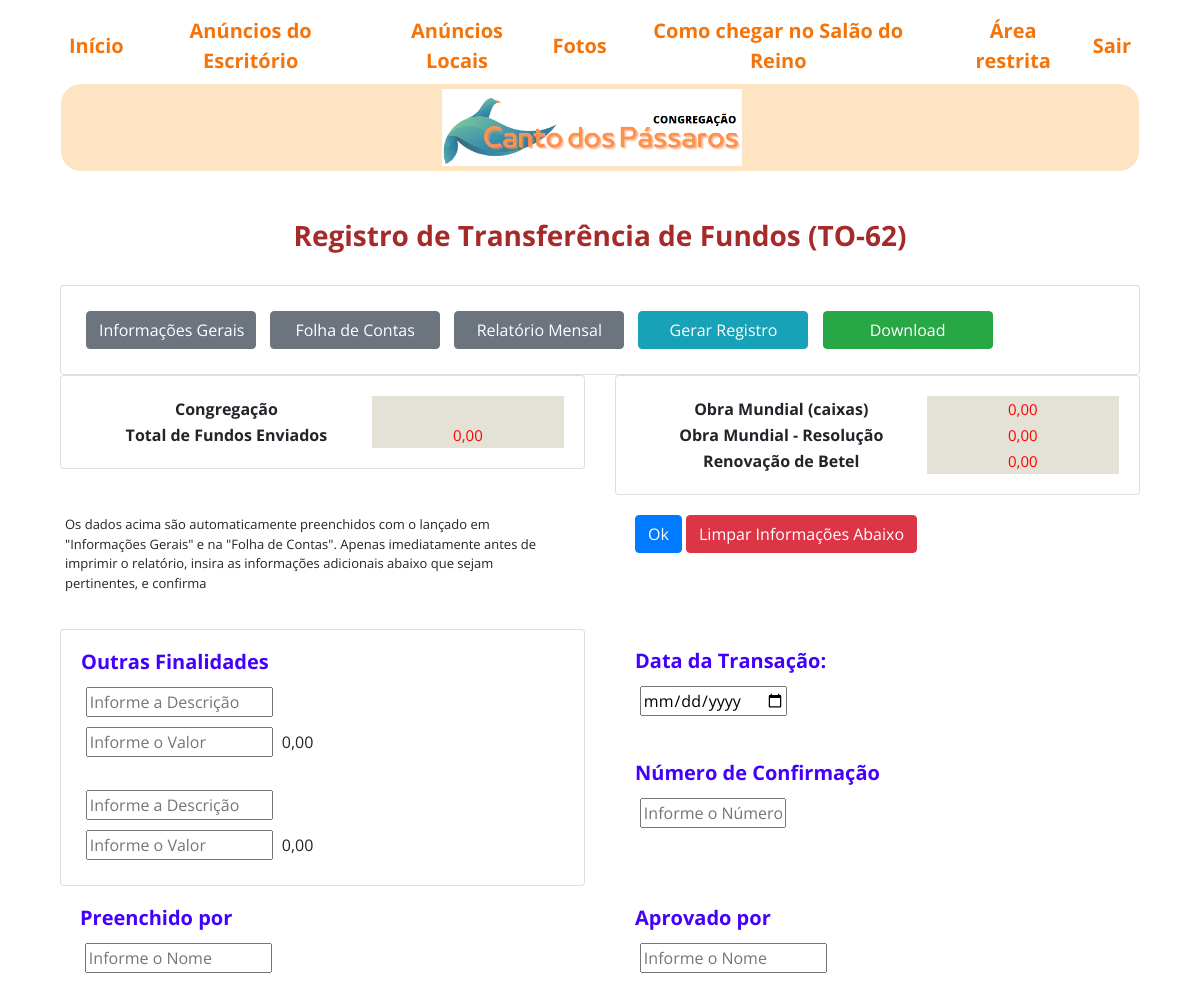
The app's page /contas/registro/ (signed in) with its own data.
### contas/models.py (models this page shows)
class Gerais(models.Model):
    congregação = models.CharField(max_length=60, blank=True, null=True)
    cidade = models.CharField(max_length=60, blank=True, null=True)
    estado = models.CharField(max_length=60, blank=True, null=True)
    mês = models.CharField(max_length=60, blank=True, null=True)
    ano = models.CharField(max_length=60, blank=True, null=True)
    data_do_Fechamento = models.DateField(blank=True, null=True,)
    saldo_Final_do_Extrato_Mensal = models.DecimalField(blank=True, null=True, max_digits = 10, decimal_places = 2)
    remessa_Enviada_para_Betel_Resolução = models.DecimalField(blank=True, null=True, max_digits = 10, decimal_places = 2)
    saldo_Final_do_Extrato_de_Betel = models.DecimalField(blank=True, null=True, max_digits = 10, decimal_places = 2)
    saldo_Final_dos_Donativos_Mês_Anterior = models.DecimalField(blank=True, null=True, max_digits = 10, decimal_places = 2)
    saldo_Final_da_Conta_Bancária_Mês_Anterior = models.DecimalField(blank=True, null=True, max_digits = 10, decimal_places = 2)
    saldo_Final_da_Conta_em_Betel_Mês_Anterior = models.DecimalField(blank=True, null=True, max_digits = 10, decimal_places = 2)

### contas/views.py (the view, shortened to what this page needs)
# urls.py: path('registro/', views.registro),
@login_required
def registro (request):
    relatório = Gerais.objects.all()
    total_CF10 = Contas.objects.filter(símbolo='CF').aggregate(Sum('donativos_Entrada'))
    total_CF20 = Contas.objects.filter(símbolo='CF').aggregate(Sum('conta_Entrada'))
    total_CF30 = Contas.objects.filter(símbolo='CF').aggregate(Sum('outra_Entrada'))
    total_CFa = total_CF10[('donativos_Entrada__sum')]
    if total_CFa:
        total_CF1 = float(total_CFa)
    else:
        total_CF1 = 0
    total_CFb = total_CF20[('conta_Entrada__sum')]
    if total_CFb:
        total_CF2 = float(total_CFb)
    else:
        total_CF2 = 0
    total_CFc = total_CF30[('outra_Entrada__sum')]
    if total_CFc:
        total_CF3 = float(total_CFc)
    else:
        total_CF3 = 0
    total_CF = total_CF1 + total_CF2 + total_CF3
    total_O10 = Contas.objects.filter(símbolo='O').aggregate(Sum('donativos_Entrada'))
    total_O20 = Contas.objects.filter(símbolo='O').aggregate(Sum('conta_Entrada'))
    total_O30 = Contas.objects.filter(símbolo='O').aggregate(Sum('outra_Entrada'))
    total_Oa = total_O10[('donativos_Entrada__sum')]
    if total_Oa:
        total_O1 = float(total_Oa)
    else:
        total_O1 = 0
    total_Ob = total_O20[('conta_Entrada__sum')]
    if total_Ob:
        total_O2 = float(total_Ob)
    else:
        total_O2 = 0
    total_Oc = total_O30[('outra_Entrada__sum')]
    if total_Oc:
        total_O3 = float(total_Oc)
    else:
        total_O3 = 0
    total_O = total_O1 + total_O2 + total_O3
    data_da_transação = request.GET.get('data')
    remessa_betel_resolução2 = Gerais.objects.values('remessa_Enviada_para_Betel_Resolução').last()
    if remessa_betel_resolução2 is None:
        remessa_betel_resolução = 0
    else:
        remessa_betel_resolução1 = remessa_betel_resolução2['remessa_Enviada_para_Betel_Resolução']
        if remessa_betel_resolução1:
            remessa_betel_resolução = float(remessa_betel_resolução1)
        else:
            remessa_betel_resolução = 0
    confirmação = request.GET.get('confirmação')
    preenchido = request.GET.get('preenchido')
    aprovado = request.GET.get('aprovado')
    finalidade1 = request.GET.get('finalidades1')
    finalidade2 = request.GET.get('finalidades2')
    valor_da_finalidade1a = request.GET.get('valor_finalidades1')
    if valor_da_finalidade1a:
        valor_da_finalidade1 = float(valor_da_finalidade1a)
    else:
        valor_da_finalidade1 = 0
    valor_da_finalidade2a = request.GET.get('valor_finalidades2')
    if valor_da_finalidade2a:
        valor_da_finalidade2 = float(valor_da_finalidade2a)
    else:
        valor_da_finalidade2 = 0
    for a in relatório:
        cong = a.congregação
    for a in relatório:
        remessa_Enviada_para_Betel_Resolução1 = a.remessa_Enviada_para_Betel_Resolução
        if remessa_Enviada_para_Betel_Resolução1:
            remessa_Enviada_para_Betel_Resolução = float(remessa_Enviada_para_Betel_Resolução1)
        else:
            remessa_Enviada_para_Betel_Resolução = 0
    total_enviados = valor_da_finalidade1 + valor_da_finalidade2 + total_O + remessa_betel_resolução + total_CF
    context = {
        'relatório': relatório,
        'data_da_transação':data_da_transação,
        'confirmação': confirmação,
        'aprovado': aprovado,
        'preenchido':preenchido,
        'finalidade1': finalidade1,
        'finalidade2': finalidade2,
        'valor_da_finalidade2': valor_da_finalidade2,
        'valor_da_finalidade1':valor_da_finalidade1,
        'total_O':total_O,
        'remessa_betel_resolução': remessa_betel_resolução,
        'total_enviados':total_enviados,
        "total_CF": total_CF
    }
    return render(request, 'cp/registro.html', context)

### designacoes/templates/cp/registro.html (shortened to what this page needs)
{% extends 'base.html' %}
{% block content %}
{% load static %}
<br>
<div class="container">
<h3 style="text-align:center;">Registro de Transferência de Fundos (TO-62)</h3>
<br>
<div class="row">
<div class="col-md-12">
  <div class="card">
    <form method="POST">
         <div class="card-body" >
                 <a id="registro_b"href="/contas/view_gerais_contas" class="btn btn-secondary" role="button" aria-pressed="true">Informações Gerais</a>
                 <a id="registro_b" href="/contas/contas"  class="btn btn-secondary">Folha de Contas</a>
                 <a id="registro_b" href="/contas/relatório_mensal" class="btn btn-secondary">Relatório Mensal</a>
                 <input id="registro_b"type="submit" class="btn btn-info" value="Gerar Registro">
                 <a id="registro_b" href="{% static 'registro_pronto.pdf' %}"class="btn btn-success" download="TO-62">Download</a>
               </div>
              </form>
      </div>
      </div>
 </div>
 <div class="row">
   <div class="col-sm-6">
     <div class="card">
       <div class="card-body" id="tabela_relatório">
         <table>
       <tbody>
         <tr>
             <th >Congregação</th>
             {% for a in relatório %}
             <td style="color:red">{{ a.congregação|default_if_none:"&nbsp;" }}</td>
             {% endfor %}
          </tr>
          <tr>
            <th >Total de Fundos Enviados</th>
             <td style="color:red">{{ total_enviados|floatformat:2}}</td>
          </tr>
    </tbody>
    </table>
       </div>
     </div>
   </div>
   <div class="col-sm-6">
     <div class="card">
       <div class="card-body" id="tabela_relatório">
    <table>
       <tbody>
        <tr>
            <th>Obra Mundial (caixas)</th>
            {% for a in relatório %}
            <td style="color:red">{{ total_O|floatformat:2}}</td>
            {% endfor %}
         </tr>
         <tr>
          <th>Obra Mundial - Resolução</th>
          {% for a in relatório %}
          <td style="color:red">{{ remessa_betel_resolução|floatformat:2}}</td>
          {% endfor %}
       </tr>
       <tr>
        <th>Renovação de Betel</th>
        {% for a in relatório %}
        <td style="color:red">{{ total_CF|floatformat:2}}</td>
        {% endfor %}
     </tr>
          </tbody>
    </table>
       </div>
     </div>
   </div>
   <div class="row" >
    <div class="col-sm-6">
     <div id="field" class="card-body">
      <form method="GET">
      <p style="font-size: 13px">Os dados acima são automaticamente preenchidos com o lançado em "Informações Gerais" e na "Folha de Contas". Apenas imediatamente antes de imprimir o relatório, insira as informações adicionais abaixo que sejam pertinentes, e confirma</p>
          </div>
         </div>
    <div class="col-sm-6">
     <div id="field" class="card-body">
           <button type="submit" class="btn btn-primary">Ok</button>
           <button type="submit" class="btn btn-danger">Limpar Informações Abaixo</button>
        </div>
     </div>
   </div>
  </div>
 <div class="row" >
    <div class="col-sm-6">
     <div class="card" >
        <div id="field" class="card-body">
          <fieldset >
            <h5>Outras Finalidades</h5>
            <input type="text" size="20" name="finalidades1" placeholder="Informe a Descrição">
            <td>{{ finalidade1|default_if_none:"&nbsp;" }}</td><br>
            <input type="number" step="0.01" size="20" name="valor_finalidades1" placeholder="Informe o Valor">
            <td>{{ valor_da_finalidade1|floatformat:2}}</td><br>
            </fieldset>
           <br>
           <fieldset>
            <input type="text" size="20" name="finalidades2" placeholder="Informe a Descrição">
            <td>{{ finalidade2|default_if_none:"&nbsp;" }}</td><br>
            <input type="number" step="0.01" size="20" name="valor_finalidades2" placeholder="Informe o Valor">
            <td>{{ valor_da_finalidade2|floatformat:2 }}</td><br>
           </fieldset>
        </div>
     </div>
   </div>
   <div class="col-sm-6">
    <div id="field" class="card-body">
            <fieldset >
            <h5>Data da Transação:</h5>
            <input type='date' size="30" name="data" placeholder="Informe a Data">
            <td>{{ data_da_transação|default_if_none:"&nbsp;" }}</td><br>
            </fieldset>
         </div>
          <div id="field" class="card-body">
           <fieldset >
           <h5>Número de Confirmação</h5>
           <input type="text" size="15" name="confirmação" placeholder="Informe o Número">
           <td>{{ confirmação|default_if_none:"&nbsp;" }}</td><br>
          </fieldset>
     </div>
  </div>
</div>
  <div class="row" >
    <div class="col-sm-6">
     <div id="field" class="card-body">
             <fieldset >
             <h5>Preenchido por</h5>
             <input type="text" size="20" name="preenchido" placeholder="Informe o Nome">
             <td>{{ preenchido|default_if_none:"&nbsp;"}} </td><br>
             </fieldset>
          </div>
         </div>
    <div class="col-sm-6">
     <div id="field" class="card-body">
          <fieldset >
            <h5>Aprovado por</h5>
            <input type="text" size="20" name="aprovado" placeholder="Informe o Nome">
            <td>{{ aprovado|default_if_none:"&nbsp;" }}</td><br>
           </fieldset>
        </div>
     </div>
   </div>
  </div>
{% endblock %}

### static/css/style.css (style rules this page uses)
body { margin: 0; position: relative; height: 100vh; width: 100vw; font-family: 'Open Sans', sans-serif; background-size: cover; }
#cardhome h3, h5 { font-weight: bold; color: hsl(256, 100%, 50%); }
#cardlocal h3, h5 { font-weight: bold; color: hsl(256, 100%, 50%); }
h3 { font-weight:bolder; text-align: center; color: brown; }
#tabela3_FC th, td { font-size: 20px; width: 200px; }
#tabela_relatório th { width: 300px; text-align: center; }
#tabela_relatório td { background-color:rgb(228, 225, 214); text-align: center; }
#field input { margin: 1% }
#registro_b { margin:5px; width: 170px; }
#des_ind th, td { font-size: 15px; text-align: center; }

### records on screen
Gerais: total_O "0,00", remessa_betel_resolução "0,00", total_CF "0,00"

### other values on screen
{{ total_enviados|floatformat:2 }} "0,00"
{{ valor_da_finalidade1|floatformat:2 }} "0,00"
{{ valor_da_finalidade2|floatformat:2 }} "0,00"
